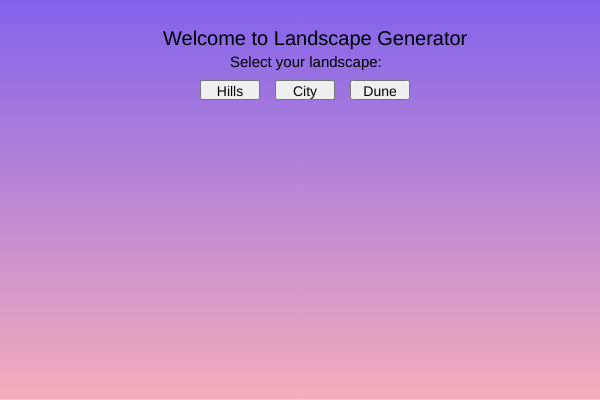
Frame 1 (no input)
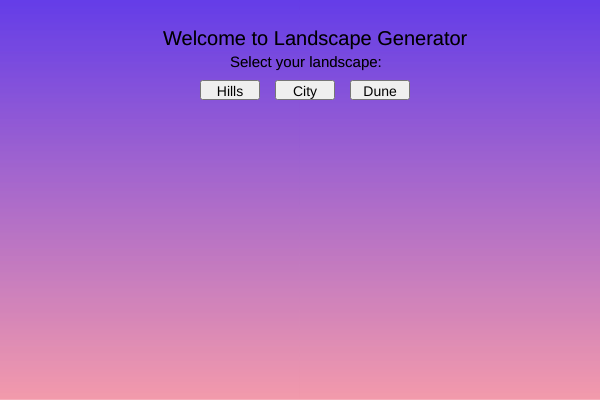
Frame 2 (the mouse pressed at the canvas centre, redrawn once)

The p5.js sketch that drew these frames (run headless with seeded random() and noise() and a simulated clock; the mouse was pressed at the canvas centre and the sketch redrawn once):

// p5.js sketch
// ── sketch.js
//referred to p5js.org for basics
//Note for self ( center-x, center-y, width, height );
  let slider;
  let hillsButton, cityButton, duneButton
  let mode = ""
  let numBuildings = 0
  
  function setup() {
  createCanvas(600, 400)

//referred to p5js.org:
//https://p5js.org/reference/p5/createSlider/
//The slider functionality has failed following the landscape implementation but it currently preserves the pre-existing gradient background.
  slider = createSlider(0, 100)
  slider.position(10, -20)
  slider.size(80)
  
//three buttons
  let hillsButton = createButton('Hills')
  hillsButton.style('font-size', '14px')
  hillsButton.position(200,80)
  hillsButton.size(60,20)
  hillsButton.mousePressed(() => {
    mode = "hills"
    numBuildings = 0
    numDune = 0
    redraw()
  })

  let cityButton = createButton('City')
  cityButton.style('font-size', '14px')
  cityButton.position(275,80)
  cityButton.size(60,20)
  cityButton.mousePressed(() => {
    mode = "city"
    numBuildings = int(random(19, 81))
    buildingWidth = random(0, 11)
    buildingWidth = width / numBuildings
    numDune = 0
    numHills = 0
    redraw()
  })
    
  let duneButton = createButton('Dune')
  duneButton.style('font-size', '14px')
  duneButton.position(350,80)
  duneButton.size(60,20)
  duneButton.mousePressed(() => {
    mode = "dune"
    numDunes = int(random(4, 8))
    duneWidth = width / numDunes
    numBuildings = 0
    numHills = 0
    redraw()
  })
  noLoop();
}

  function draw() {
  
//referred to p5js.org AND ChatGPT in the following section:
//https://p5js.org/reference/p5/lerpColor/
//PROMPT: "how do I link my slider to a gradient in a way that the colours transform from one gradient to another in p5 "
  
  let t = map(slider.value(), 0, 100, 0, 1)
  let gradientA_start = color(75, 84, 219)
  let gradientA_end = color(248, 189, 255)
  let gradientB_start = color(104, 12, 242)
  let gradientB_end = color(235, 105, 75)
  
  //ChatGPT generated chunk from same prompt, with name adjustment. 
  let startColor = lerpColor(gradientA_start, gradientB_start, t);
  let endColor = lerpColor(gradientA_end, gradientB_end, t);

//ChatGPT generated chunk from same prompt.
  for (let y = 0; y < height; y++) {
  let inter = map(y, 0, height, 0, 1);
  let c = lerpColor(startColor, endColor, inter);
  stroke(c);
  line(0, y, width, y);
}

  noStroke()
  fill(0)
  textSize(20)
  text("Welcome to Landscape Generator",163,45)
  textSize(15)
  text("Select your landscape:",230,67)
  textSize(11.5)
    
//referred to previous ChatGPT generated chunk of similar code above to write the following, combined with P5.js manual
//McCarthy, L., Random, p5.js,<https://p5js.org/reference/p5/random/>[Accessed 29 July 2025] 
//McCarthy, L., for, p5.js, <//https://p5js.org/reference/p5/for/>[Accessed 29 July 2025] 
    
  if (mode === "city") {
  for (let i = 0; i < numBuildings; i++) {
  let buildingHeight = random(49, 210);
  rect(i * buildingWidth, height - buildingHeight, buildingWidth, buildingHeight)
    }
  }
    
  if (mode === "hills") {
    let numHills = random(4, 7)
    for (let i = 0; i < numHills; i++) {
    let x = (i + 0.5) * width / numHills
    let r = random(80, 150)
    ellipse(x, height, r * 2, r * 2)
    }
  }

//Referred to p5js.org manual and YouTube video:
//McCarthy, L. frameCount, p5.js, <https://p5js.org/reference/p5/push/>[Accessed 29 July 2025] 
//McCarthy, L. pop(), p5.js,<https://p5js.org/reference/p5/pop/>
//The Coding Train, How to Rotate Shapes in p5.js (translate, rotate, push, pop),<https://youtu.be/o9sgjuh-CBM?si=8-fKL6_OqgKpkRV5>[Accessed 29 July 2025]
  
  if (mode === "dune") {
    rectMode(CENTER)
    let duneSize = random(180, 250)
    let numDunes = random(3, 5)
    for (let i = 0; i < numDunes; i++) {
    let x = (i + 0.5) * width / numDunes
    let y = height - duneSize / 20

    push()
    translate(x, y)
    rotate(PI / 6)
    rect(0, 0, duneSize, duneSize)
    pop()
    }
  }

}
